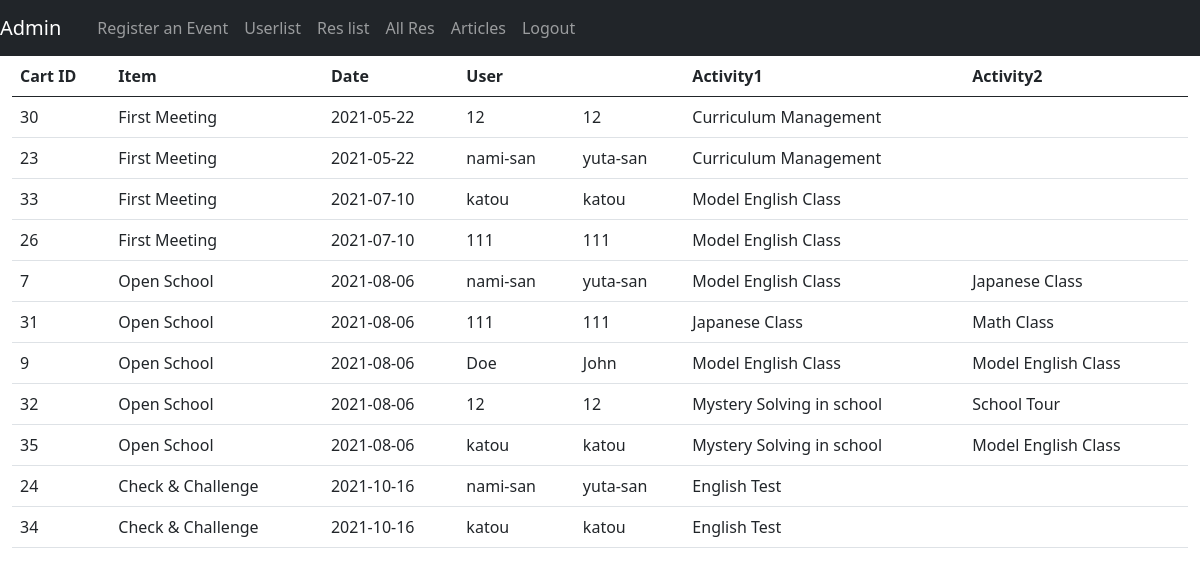
The page /reservationAdmin.php on the database its author committed.
### tables this page shows
CREATE TABLE `cart` (
  `cart_id` int(11) NOT NULL,
  `user_id` int(11) NOT NULL,
  `item_id` int(11) NOT NULL,
  `act_id1` varchar(255) NOT NULL,
  `act_id2` varchar(255) DEFAULT NULL,
  `reservation` varchar(255) NOT NULL DEFAULT 'reserved'
);

CREATE TABLE `items` (
  `item_id` int(11) NOT NULL,
  `event_id` varchar(255) NOT NULL,
  `iname` varchar(255) NOT NULL,
  `idate` date DEFAULT NULL,
  `capacity` varchar(255) NOT NULL,
  `itarget` varchar(255) NOT NULL,
  `idesc` varchar(255) NOT NULL,
  `iimg` varchar(255) DEFAULT NULL
);

CREATE TABLE `users` (
  `user_id` int(11) NOT NULL,
  `lname` varchar(255) NOT NULL,
  `fname` varchar(255) NOT NULL,
  `email` varchar(255) NOT NULL,
  `password` varchar(255) NOT NULL,
  `role` varchar(10) NOT NULL DEFAULT 'u'
);

CREATE TABLE `activities` (
  `act_id` int(11) NOT NULL,
  `event_id` int(11) NOT NULL,
  `aname` varchar(255) NOT NULL,
  `adesc` varchar(255) NOT NULL,
  `capacity` varchar(255) NOT NULL,
  `aimg` varchar(255) DEFAULT NULL
);

### classes/Database.php (called while the page is built, shortened)
<?php
class Database{
    private $servername = 'us-cdbr-east-04.cleardb.com';
    private $username = 'bc0834ecc021a1';
    private $password = 'f7c8f6cf';
    private $db_name = 'heroku_6466d73cb3ad493';
    function __construct()
    {
        return $this->conn = new mysqli($this->servername,$this->username,$this->password,$this->db_name);
    }
}
?>

### action.php (called while the page is built, shortened)
<?php
include 'classes/Functions.php';
$functionObj = new Functions;
?>

### classes/Functions.php (called while the page is built, shortened)
<?php
include 'Database.php';
class Functions extends Database{
    function get_all_cart_items(){
        $sql = "SELECT * FROM cart INNER JOIN items ON cart.item_id = items.item_id INNER JOIN users ON cart.user_id = users.user_id ORDER BY idate";
        $result = $this->conn->query($sql);
        if($result ->num_rows>0){
            $array = array();
            while($row = $result->fetch_assoc()){
                $array[] = $row;
            }
            return $array;
        }else{
            return FALSE;
        }
    }
        function get_one_act($id){
            $sql = "SELECT * FROM activities WHERE act_id = '$id'";
            $result = $this->conn->query($sql);
            if($result->num_rows == 1){
                return $result->fetch_assoc();
            }else{
            }
        }
}
?>

### reservationAdmin.php (the view, shortened to what this page needs)
<?php
include 'action.php';
$userReservelist = $functionObj->get_all_cart_items();
?>
<!doctype html>
<html lang="en">
<head>
  <link rel="stylesheet" href="https://cdn.jsdelivr.net/npm/bootstrap@5.0.2/dist/css/bootstrap.min.css">
</head>
<body>
  <?php
  include 'navbar.php';
  ?>
  <div class="container-fluid">
    <table class="table">
      <thead>
        <th>Cart ID</th>
        <th>Item</th>
        <th>Date</th>
        <th colspan = "2">User</th>
        <th>Activity1</th>
        <th>Activity2</th>
      </thead>
      <tbody>
        <?php foreach($userReservelist as $row):
        $act1 = $functionObj->get_one_act($row['act_id1']);
        $act2 = $functionObj->get_one_act($row['act_id2']);
        ?>
        <tr>
          <td><?php echo $row['cart_id']?></td>
          <td><?php echo $row['iname']?></td>
          <td><?php echo $row['idate']?></td>
          <td><?php echo $row['lname']?></td>
          <td><?php echo $row['fname']?></td>
          <td><?php echo $act1['aname']?></td>
          <td><?php echo $act2['aname']?></td>
        </tr>
        <?php endforeach;?>
      </tbody>
    </table>
  </div>
</body>
</html>

### rows shown on the page
cart: cart_id "30", item.iname "First Meeting", item.idate "2021-05-22", user.lname "12", user.fname "12", activities.aname "Curriculum Management"
cart: cart_id "23", item.iname "First Meeting", item.idate "2021-05-22", user.lname "nami-san", user.fname "yuta-san", activities.aname "Curriculum Management"
cart: cart_id "33", item.iname "First Meeting", item.idate "2021-07-10", user.lname "katou", user.fname "katou", activities.aname "Model English Class"
cart: cart_id "26", item.iname "First Meeting", item.idate "2021-07-10", user.lname "111", user.fname "111", activities.aname "Model English Class"
cart: cart_id "7", item.iname "Open School", item.idate "2021-08-06", user.lname "nami-san", user.fname "yuta-san", activities.aname "Model English Class", activities.aname "Japanese Class"
cart: cart_id "31", item.iname "Open School", item.idate "2021-08-06", user.lname "111", user.fname "111", activities.aname "Japanese Class", activities.aname "Math Class"
cart: cart_id "9", item.iname "Open School", item.idate "2021-08-06", user.lname "Doe", user.fname "John", activities.aname "Model English Class"
cart: cart_id "32", item.iname "Open School", item.idate "2021-08-06", user.lname "12", user.fname "12", activities.aname "Mystery Solving in school", activities.aname "School Tour"
cart: cart_id "35", item.iname "Open School", item.idate "2021-08-06", user.lname "katou", user.fname "katou", activities.aname "Mystery Solving in school", activities.aname "Model English Class"
cart: cart_id "24", item.iname "Check & Challenge", item.idate "2021-10-16", user.lname "nami-san", user.fname "yuta-san", activities.aname "English Test"
cart: cart_id "34", item.iname "Check & Challenge", item.idate "2021-10-16", user.lname "katou", user.fname "katou", activities.aname "English Test"
